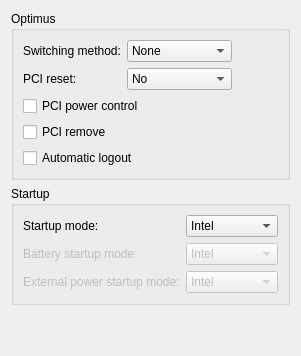
      <widget class="QWidget" name="optimusPage">
       <layout class="QVBoxLayout" name="optimusPageLayout">
        <item>
         <widget class="QGroupBox" name="optimusGroupBox">
          <property name="title">
           <string notr="true">Optimus</string>
          </property>
          <layout class="QGridLayout" name="gridLayout_3">
           <item row="1" column="1">
            <widget class="QComboBox" name="pciResetComboBox">
             <property name="toolTip">
              <string>&lt;html&gt;&lt;head/&gt;&lt;body&gt;&lt;p&gt;Reset the Nvidia card at the PCI level before reloading the nvidia module&lt;/p&gt;&lt;p&gt;&lt;span style=&quot; font-style:italic;&quot;&gt;No&lt;/span&gt;: does not perform any reset&lt;/p&gt;&lt;p&gt;&lt;span style=&quot; font-style:italic;&quot;&gt;Function level&lt;/span&gt;: perform a light &amp;quot;function-level&amp;quot; reset&lt;/p&gt;&lt;p&gt;&lt;span style=&quot; font-style:italic;&quot;&gt;Hot reset&lt;/span&gt;: perform a &amp;quot;hot reset&amp;quot; of the PCI bridge (this method messes with the hardware directly and will perform a PCI remove even if it disabled, please read the online documentation of Optimus Manager before using it)&lt;/p&gt;&lt;/body&gt;&lt;/html&gt;</string>
             </property>
             <item>
              <property name="text">
               <string>No</string>
              </property>
             </item>
             <item>
              <property name="text">
               <string>Function level</string>
              </property>
             </item>
             <item>
              <property name="text">
               <string>Hot reset</string>
              </property>
             </item>
            </widget>
           </item>
           <item row="5" column="0" colspan="3">
            <widget class="QCheckBox" name="autoLogoutCheckBox">
             <property name="toolTip">
              <string>&lt;html&gt;&lt;head/&gt;&lt;body&gt;&lt;p&gt;Automatically log out the current desktop session when switching GPUs&lt;/p&gt;&lt;p&gt;This feature is currently supported for Gnome, KDE Plasma, LXDE, Deepin, Xfce, i3, Sway, Openbox, AwesomeWM and bspwm&lt;/p&gt;&lt;p&gt;If this options is disabled or you use a different desktop environment, GPU switching only becomes effective at the next graphical session login&lt;/p&gt;&lt;/body&gt;&lt;/html&gt;</string>
             </property>
             <property name="text">
              <string>Automatic logout</string>
             </property>
            </widget>
           </item>
           <item row="1" column="0">
            <widget class="QLabel" name="pciResetLabel">
             <property name="text">
              <string>PCI reset:</string>
             </property>
            </widget>
           </item>
           <item row="0" column="2">
            <spacer name="optimusBoxSpacer">
             <property name="orientation">
              <enum>Qt::Horizontal</enum>
             </property>
             <property name="sizeHint" stdset="0">
              <size>
               <width>40</width>
               <height>20</height>
              </size>
             </property>
            </spacer>
           </item>
           <item row="4" column="0">
            <widget class="QCheckBox" name="pciRemoveCheckBox">
             <property name="toolTip">
              <string>&lt;html&gt;&lt;head/&gt;&lt;body&gt;&lt;p&gt;Remove the Nvidia card from the PCI bus&lt;/p&gt;&lt;p&gt;May prevent crashes caused by power switching&lt;/p&gt;&lt;p&gt;Ignored if switching method is Nouveau or Bbswitch&lt;/p&gt;&lt;/body&gt;&lt;/html&gt;</string>
             </property>
             <property name="text">
              <string>PCI remove</string>
             </property>
            </widget>
           </item>
           <item row="3" column="0" colspan="3">
            <widget class="QCheckBox" name="pciPowerControlCheckBox">
             <property name="toolTip">
              <string>&lt;html&gt;&lt;head/&gt;&lt;body&gt;&lt;p&gt;Enable PCI power management in Intel mode&lt;/p&gt;&lt;p&gt;This option is incompatible with ACPI call and Bbswitch switching methods, so it will be ignored in those cases&lt;/p&gt;&lt;/body&gt;&lt;/html&gt;</string>
             </property>
             <property name="text">
              <string>PCI power control</string>
             </property>
            </widget>
           </item>
           <item row="0" column="1">
            <widget class="QComboBox" name="switchingMethodComboBox">
             <property name="toolTip">
              <string>&lt;html&gt;&lt;head/&gt;&lt;body&gt;&lt;p&gt;Method to power switch the Nvidia card&lt;/p&gt;&lt;p&gt;&lt;span style=&quot; font-style:italic;&quot;&gt;None&lt;/span&gt;: do not use an external module for power management (for some laptop models it's preferable to use this option in combination with PCI power control)&lt;/p&gt;&lt;p&gt;&lt;span style=&quot; font-style:italic;&quot;&gt;Nouveau&lt;/span&gt;: load the nouveau module on the Nvidia card&lt;/p&gt;&lt;p&gt;&lt;span style=&quot; font-style:italic;&quot;&gt;Bbswitch&lt;/span&gt;: power off the card using the bbswitch module (requires the &amp;quot;bbswitch&amp;quot;dependency)&lt;/p&gt;&lt;p&gt;&lt;span style=&quot; font-style:italic;&quot;&gt;ACPI call&lt;/span&gt;: try various ACPI method calls to power the card on and off (requires the &amp;quot;acpi_call&amp;quot; dependency)&lt;/p&gt;&lt;p&gt;&lt;span style=&quot; font-style:italic;&quot;&gt;Custom&lt;/span&gt;: use custom scripts at &lt;span style=&quot; font-style:italic;&quot;&gt;/etc/optimus-manager/nvidia-enable.sh&lt;/span&gt; and &lt;span style=&quot; font-style:italic;&quot;&gt;/etc/optimus-manager/nvidia-disable.sh&lt;/span&gt;&lt;/p&gt;&lt;/body&gt;&lt;/html&gt;</string>
             </property>
             <item>
              <property name="text">
               <string>None</string>
              </property>
             </item>
             <item>
              <property name="text">
               <string notr="true">Nouveau</string>
              </property>
             </item>
             <item>
              <property name="text">
               <string notr="true">Bbswitch</string>
              </property>
             </item>
             <item>
              <property name="text">
               <string>ACPI call</string>
              </property>
             </item>
             <item>
              <property name="text">
               <string>Custom</string>
              </property>
             </item>
            </widget>
           </item>
           <item row="0" column="0">
            <widget class="QLabel" name="switchingMethodLabel">
             <property name="text">
              <string>Switching method:</string>
             </property>
            </widget>
           </item>
          </layout>
         </widget>
        </item>
        <item>
         <widget class="QGroupBox" name="groupBox">
          <property name="title">
           <string>Startup</string>
          </property>
          <layout class="QGridLayout" name="gridLayout_6">
           <item row="2" column="1">
            <widget class="QComboBox" name="batteryStartupModeComboBox">
             <property name="enabled">
              <bool>false</bool>
             </property>
             <property name="toolTip">
              <string>&lt;html&gt;&lt;head/&gt;&lt;body&gt;&lt;p&gt;GPU mode to select when &lt;span style=&quot; font-style:italic;&quot;&gt;Startup mode&lt;/span&gt; is &lt;span style=&quot; font-style:italic;&quot;&gt;Auto&lt;/span&gt; and the computer is running on battery&lt;/p&gt;&lt;/body&gt;&lt;/html&gt;</string>
             </property>
             <item>
              <property name="text">
               <string notr="true">Intel</string>
              </property>
              <property name="icon">
               <iconset theme="prime-intel">
                <normaloff>.</normaloff>.</iconset>
              </property>
             </item>
             <item>
              <property name="text">
               <string notr="true">Nvidia</string>
              </property>
              <property name="icon">
               <iconset theme="prime-nvidia">
                <normaloff>.</normaloff>.</iconset>
              </property>
             </item>
             <item>
              <property name="text">
               <string notr="true">Hybrid</string>
              </property>
              <property name="icon">
               <iconset theme="prime-hybrid">
                <normaloff>.</normaloff>.</iconset>
              </property>
             </item>
            </widget>
           </item>
           <item row="2" column="0">
            <widget class="QLabel" name="batteryStartupModeLabel">
             <property name="enabled">
              <bool>false</bool>
             </property>
             <property name="text">
              <string>Battery startup mode:</string>
             </property>
            </widget>
           </item>
           <item row="0" column="0">
            <widget class="QLabel" name="startupModeLabel">
             <property name="text">
              <string>Startup mode:</string>
             </property>
            </widget>
           </item>
           <item row="5" column="1">
            <widget class="QComboBox" name="externalPowerStartupModeComboBox">
             <property name="enabled">
              <bool>false</bool>
             </property>
             <property name="toolTip">
              <string>&lt;html&gt;&lt;head/&gt;&lt;body&gt;&lt;p&gt;GPU mode to select when &lt;span style=&quot; font-style:italic;&quot;&gt;Startup mode&lt;/span&gt; is &lt;span style=&quot; font-style:italic;&quot;&gt;Auto&lt;/span&gt; and the computer is running on external power&lt;/p&gt;&lt;/body&gt;&lt;/html&gt;</string>
             </property>
             <item>
              <property name="text">
               <string notr="true">Intel</string>
              </property>
              <property name="icon">
               <iconset theme="prime-intel">
                <normaloff>.</normaloff>.</iconset>
              </property>
             </item>
             <item>
              <property name="text">
               <string notr="true">Nvidia</string>
              </property>
              <property name="icon">
               <iconset theme="prime-nvidia">
                <normaloff>.</normaloff>.</iconset>
              </property>
             </item>
             <item>
              <property name="text">
               <string notr="true">Hybrid</string>
              </property>
              <property name="icon">
               <iconset theme="prime-hybrid">
                <normaloff>.</normaloff>.</iconset>
              </property>
             </item>
            </widget>
           </item>
           <item row="0" column="1">
            <widget class="QComboBox" name="startupModeComboBox">
             <property name="toolTip">
              <string>&lt;html&gt;&lt;head/&gt;&lt;body&gt;&lt;p&gt;GPU mode to use at computer startup&lt;/p&gt;&lt;p&gt;&lt;span style=&quot; font-style:italic;&quot;&gt;Auto&lt;/span&gt; is a special mode that auto-detects if the computer is running on battery and selects a proper GPU mode&lt;/p&gt;&lt;p&gt;See the other options below for details&lt;/p&gt;&lt;/body&gt;&lt;/html&gt;</string>
             </property>
             <item>
              <property name="text">
               <string notr="true">Intel</string>
              </property>
              <property name="icon">
               <iconset theme="prime-intel">
                <normaloff>.</normaloff>.</iconset>
              </property>
             </item>
             <item>
              <property name="text">
               <string notr="true">Nvidia</string>
              </property>
              <property name="icon">
               <iconset theme="prime-nvidia">
                <normaloff>.</normaloff>.</iconset>
              </property>
             </item>
             <item>
              <property name="text">
               <string notr="true">Hybrid</string>
              </property>
              <property name="icon">
               <iconset theme="prime-hybrid">
                <normaloff>.</normaloff>.</iconset>
              </property>
             </item>
             <item>
              <property name="text">
               <string>Auto</string>
              </property>
              <property name="icon">
               <iconset theme="preferences-system-power-management">
                <normaloff>.</normaloff>.</iconset>
              </property>
             </item>
            </widget>
           </item>
           <item row="5" column="0">
            <widget class="QLabel" name="externalPowerStartupModeLabel">
             <property name="enabled">
              <bool>false</bool>
             </property>
             <property name="text">
              <string>External power startup mode:</string>
             </property>
            </widget>
           </item>
          </layout>
         </widget>
        </item>
        <item>
         <spacer name="optimusSpacer">
          <property name="orientation">
           <enum>Qt::Vertical</enum>
          </property>
          <property name="sizeHint" stdset="0">
           <size>
            <width>20</width>
            <height>40</height>
           </size>
          </property>
         </spacer>
        </item>
       </layout>
      </widget>
